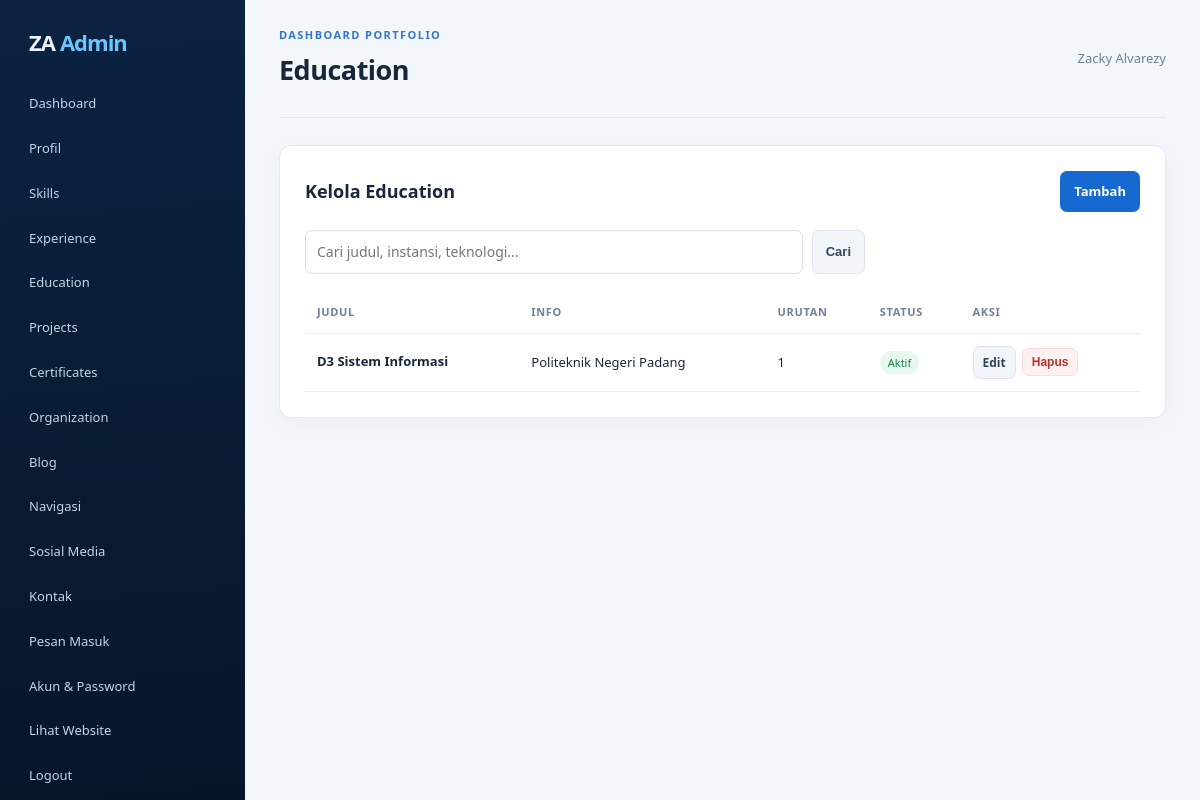
Screenshot of /admin/content.php?type=education (signed in) with the database file from the repository.
### tables this page shows
CREATE TABLE IF NOT EXISTS content_items (
  id INT UNSIGNED AUTO_INCREMENT PRIMARY KEY,
  type ENUM('skill','experience','education','project','certificate','organization','blog') NOT NULL,
  title VARCHAR(180) NOT NULL,
  subtitle VARCHAR(220) DEFAULT NULL,
  organization VARCHAR(180) DEFAULT NULL,
  start_date VARCHAR(60) DEFAULT NULL,
  end_date VARCHAR(60) DEFAULT NULL,
  description TEXT DEFAULT NULL,
  body LONGTEXT DEFAULT NULL,
  technologies VARCHAR(255) DEFAULT NULL,
  url VARCHAR(255) DEFAULT NULL,
  image VARCHAR(255) DEFAULT NULL,
  document VARCHAR(255) DEFAULT NULL,
  sort_order INT NOT NULL DEFAULT 0,
  is_featured TINYINT(1) NOT NULL DEFAULT 0,
  is_active TINYINT(1) NOT NULL DEFAULT 1,
  created_at TIMESTAMP NULL DEFAULT CURRENT_TIMESTAMP,
  updated_at TIMESTAMP NULL DEFAULT CURRENT_TIMESTAMP ON UPDATE CURRENT_TIMESTAMP,
  INDEX idx_type_active_order (type, is_active, sort_order)
);

### config/helpers.php (called while the page is built, shortened)
<?php
require_once __DIR__ . '/database.php';
function e(mixed $value): string
{
    return htmlspecialchars((string) $value, ENT_QUOTES | ENT_SUBSTITUTE, 'UTF-8');
}
function url(string $path = ''): string
{
    return rtrim(APP_URL, '/') . '/' . ltrim($path, '/');
}

### config/database.php (called while the page is built, shortened)
<?php
function db(): PDO
{
    $dsn = 'mysql:host=' . DB_HOST . ';dbname=' . DB_NAME . ';charset=' . DB_CHARSET;
    $pdo = new PDO($dsn, DB_USER, DB_PASS, [
        PDO::ATTR_ERRMODE => PDO::ERRMODE_EXCEPTION,
        PDO::ATTR_DEFAULT_FETCH_MODE => PDO::FETCH_ASSOC,
        PDO::ATTR_EMULATE_PREPARES => false,
    ]);
    return $pdo;
}

### admin/content.php (the view, shortened to what this page needs)
<?php
$types = [
    'skill' => 'Skills',
    'experience' => 'Experience',
    'education' => 'Education',
    'project' => 'Projects',
    'certificate' => 'Certificates',
    'organization' => 'Organization',
    'blog' => 'Blog',
];
$type = $_GET['type'] ?? 'skill';
$action = $_GET['action'] ?? 'list';
$errors = [];
$item = null;
$galleryImages = [];
require __DIR__ . '/_header.php';
if ($action === 'create' || $item):
?>
<section class="panel">
  <div class="panel-head">
    <h2><?= $item ? 'Edit' : 'Tambah' ?> <?= e($types[$type]) ?></h2>
    <a class="btn ghost" href="<?= e(url('admin/content.php?type=' . $type)) ?>">Kembali</a>
  </div>
  <?php foreach ($errors as $error): ?><div class="alert danger"><?= e($error) ?></div><?php endforeach; ?>
  <form class="form-grid" method="post" enctype="multipart/form-data">
    <?= csrf_field() ?>
    <label>Judul<input name="title" required value="<?= e($item['title'] ?? $_POST['title'] ?? '') ?>"></label>
    <label>Subjudul<input name="subtitle" value="<?= e($item['subtitle'] ?? $_POST['subtitle'] ?? '') ?>"></label>
    <label>Organisasi/Instansi<input name="organization" value="<?= e($item['organization'] ?? $_POST['organization'] ?? '') ?>"></label>
    <label>Mulai<input name="start_date" value="<?= e($item['start_date'] ?? $_POST['start_date'] ?? '') ?>"></label>
    <label>Selesai<input name="end_date" value="<?= e($item['end_date'] ?? $_POST['end_date'] ?? '') ?>"></label>
    <label>Teknologi/Keyword<input name="technologies" value="<?= e($item['technologies'] ?? $_POST['technologies'] ?? '') ?>"></label>
    <label>URL<input type="url" name="url" value="<?= e($item['url'] ?? $_POST['url'] ?? '') ?>"></label>
    <label>Urutan<input type="number" name="sort_order" value="<?= e((string)($item['sort_order'] ?? $_POST['sort_order'] ?? 0)) ?>"></label>
    <label class="full">Deskripsi Singkat<textarea name="description" rows="4"><?= e($item['description'] ?? $_POST['description'] ?? '') ?></textarea></label>
    <label class="full">Konten Detail<textarea name="body" rows="7"><?= e($item['body'] ?? $_POST['body'] ?? '') ?></textarea></label>
    <label>Gambar sampul JPG/PNG/WEBP<input type="file" name="image" accept=".jpg,.jpeg,.png,.webp"><?php if (!empty($item['image'])): ?><span class="check"><input type="checkbox" name="remove_image"> Hapus gambar sampul</span><?php endif; ?></label>
    <?php if ($type === 'project'): ?>
      <label class="full">Foto galeri proyek (bisa pilih banyak sekaligus, maks. 12 tiap upload; 30 foto total)<input type="file" name="gallery_images[]" accept=".jpg,.jpeg,.png,.webp" multiple></label>
      <?php if ($galleryImages): ?><div class="gallery-admin full"><strong>Foto galeri saat ini</strong><div class="gallery-admin-grid"><?php foreach ($galleryImages as $galleryImage): ?><label class="gallery-admin-item"><img src="<?= e(asset_path($galleryImage['image_path'])) ?>" alt="Foto proyek"><span><input type="checkbox" name="remove_gallery[]" value="<?= e((string) $galleryImage['id']) ?>"> Hapus foto</span></label><?php endforeach; ?></div></div><?php endif; ?>
    <?php endif; ?>
    <label>Dokumen PDF<input type="file" name="document" accept=".pdf"><?php if (!empty($item['document'])): ?><span class="check"><input type="checkbox" name="remove_document"> Hapus dokumen</span><?php endif; ?></label>
    <label class="check"><input type="checkbox" name="is_featured" <?= !empty($item['is_featured']) ? 'checked' : '' ?>> Featured</label>
    <label class="check"><input type="checkbox" name="is_active" <?= !isset($item) || !empty($item['is_active']) ? 'checked' : '' ?>> Aktif</label>
    <button class="btn primary" type="submit">Simpan</button>
  </form>
</section>
<?php
else:
    $q = trim($_GET['q'] ?? '');
    $sql = 'SELECT * FROM content_items WHERE type = :type';
    $params = ['type' => $type];
    $sql .= ' ORDER BY sort_order ASC, id DESC';
    $stmt = db()->prepare($sql);
    $stmt->execute($params);
    $items = $stmt->fetchAll();
?>
<section class="panel">
  <div class="panel-head">
    <h2>Kelola <?= e($types[$type]) ?></h2>
    <a class="btn primary" href="<?= e(url('admin/content.php?type=' . $type . '&action=create')) ?>">Tambah</a>
  </div>
  <form class="search-form">
    <input name="q" placeholder="Cari judul, instansi, teknologi..." value="<?= e($q) ?>">
    <button class="btn ghost" type="submit">Cari</button>
  </form>
  <div class="table-wrap">
    <table>
      <thead><tr><th>Judul</th><th>Info</th><th>Urutan</th><th>Status</th><th>Aksi</th></tr></thead>
      <tbody>
        <?php foreach ($items as $row): ?>
          <tr>
            <td><strong><?= e($row['title']) ?></strong><small><?= e($row['technologies']) ?></small></td>
            <td><?= e($row['organization'] ?: $row['subtitle']) ?></td>
            <td><?= e((string) $row['sort_order']) ?></td>
            <td><span class="badge <?= $row['is_active'] ? 'on' : 'off' ?>"><?= $row['is_active'] ? 'Aktif' : 'Nonaktif' ?></span></td>
            <td class="actions">
              <a class="btn small ghost" href="<?= e(url('admin/content.php?type=' . $type . '&action=edit&id=' . $row['id'])) ?>">Edit</a>
              <form method="post" onsubmit="return confirmDelete('Hapus konten ini?')">
                <button class="btn small danger" type="submit">Hapus</button>
              </form>
            </td>
          </tr>
        <?php endforeach; ?>
      </tbody>
    </table>
  </div>
</section>
<?php endif; require __DIR__ . '/_footer.php'; ?>

### assets/css/admin.css (style rules this page uses)
:root { --bg:#f3f6fb;--navy:#081a31;--ink:#17263b;--muted:#718096;--blue:#1769d2;--line:#e2e9f2;--panel:#fff }
* { box-sizing:border-box }
body { margin:0;background:var(--bg);color:var(--ink);font:15px/1.6 "Segoe UI",Arial,sans-serif }
a { color:inherit;text-decoration:none }
.panel { background:var(--panel);border:1px solid var(--line);border-radius:12px;padding:25px;margin-bottom:22px;box-shadow:0 6px 24px rgba(18,47,86,.035) }
.panel h2 { font-size:18px;margin:0 0 17px }
.panel-head { display:flex;justify-content:space-between;align-items:center;gap:15px;margin-bottom:18px }
.panel-head h2 { margin:0 }
.btn { display:inline-flex;align-items:center;justify-content:center;border:1px solid transparent;border-radius:7px;padding:9px 13px;font-size:13px;font-weight:700;cursor:pointer }
.btn.primary { background:#1769d2;color:white }
.btn.ghost { background:#f2f6fb;border-color:#dce5f0;color:#32455e }
.btn.danger { background:#fff1f0;color:#b63630;border-color:#ffdbd7 }
.btn.small { padding:6px 9px;font-size:12px }
.form-grid input,.form-grid textarea,.form-grid select,.stack-form input,.search-form input { width:100%;border:1px solid #d7e0eb;border-radius:7px;padding:10px 11px;background:white;color:#17263b;font:inherit;font-size:14px }
.search-form { display:flex;gap:9px;margin-bottom:17px;max-width:560px }
.search-form input { flex:1 }
.table-wrap { width:100%;overflow:auto }
table { width:100%;border-collapse:collapse;min-width:700px }
th,td { text-align:left;padding:12px;border-bottom:1px solid #ebeff4;vertical-align:middle;font-size:13px }
th { color:#718096;font-size:11px;text-transform:uppercase;letter-spacing:.06em }
td strong,td small { display:block }
.actions { display:flex;align-items:center;gap:6px }
.actions form { margin:0 }
.actions a,.actions button { white-space:nowrap }
.badge { display:inline-block;padding:3px 8px;border-radius:20px;font-size:11px }
.badge.on { background:#e8f8f0;color:#16834d }

### rows the page displays
content_items: title "D3 Sistem Informasi", organization "Politeknik Negeri Padang", sort_order "1", is_active "Aktif"

### other values shown
$pageTitle "Education"
$_SESSION['admin_name'] "Zacky Alvarezy"
$types[$type] "Education"
